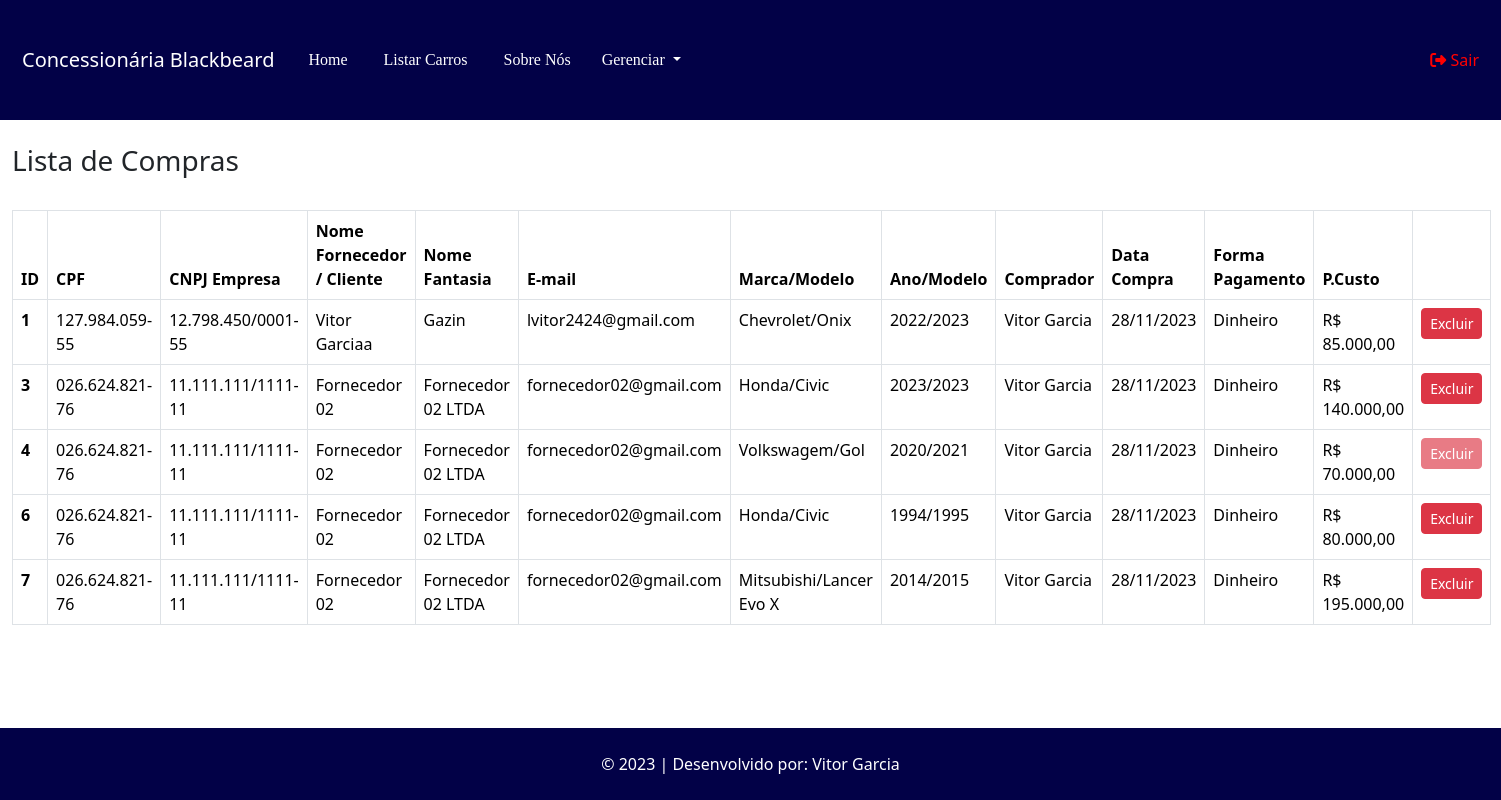
The page /compra/pesquisar (signed in) on the database its author committed.
### tables this page shows
CREATE TABLE `compra` (
  `id` int(11) NOT NULL,
  `id_carro` int(11) NOT NULL,
  `id_fornecedor` int(11) NOT NULL,
  `id_vendedor` int(11) NOT NULL,
  `data_compra` datetime NOT NULL DEFAULT current_timestamp(),
  `preco_custo` decimal(10,2) NOT NULL,
  `tipo_pagamento` varchar(12) NOT NULL
);

CREATE TABLE `fornecedor` (
  `id` int(11) NOT NULL,
  `nome` varchar(100) NOT NULL,
  `telefone` varchar(20) NOT NULL,
  `email` varchar(100) NOT NULL,
  `cpf` char(15) NOT NULL,
  `status` varchar(12) NOT NULL,
  `cep` varchar(10) DEFAULT NULL,
  `uf` varchar(2) DEFAULT NULL,
  `cidade` varchar(255) DEFAULT NULL,
  `bairro` varchar(255) DEFAULT NULL,
  `logradouro` varchar(255) DEFAULT NULL,
  `complemento` varchar(255) DEFAULT NULL,
  `numero` varchar(10) DEFAULT NULL,
  `cnpj` char(20) NOT NULL,
  `email_empresa` varchar(100) NOT NULL,
  `nome_fantasia` varchar(255) NOT NULL
);

CREATE TABLE `marca` (
  `id` int(11) NOT NULL,
  `nome` varchar(100) NOT NULL
);

CREATE TABLE `modelo` (
  `id` int(11) NOT NULL,
  `nome` varchar(100) NOT NULL,
  `id_marca` int(11) NOT NULL
);

CREATE TABLE `carro` (
  `id` int(11) NOT NULL,
  `id_modelo` int(11) NOT NULL,
  `ano_fabricacao` year(4) NOT NULL,
  `cor` varchar(50) NOT NULL,
  `preco_venda` decimal(10,2) NOT NULL,
  `quilometragem` int(11) NOT NULL,
  `modelo_direcao` varchar(50) NOT NULL,
  `modelo_transmissao` varchar(50) NOT NULL,
  `placa` varchar(12) NOT NULL,
  `observacoes` varchar(255) NOT NULL,
  `disponibilidade` varchar(50) NOT NULL,
  `tipo_freio` varchar(15) NOT NULL,
  `motor` varchar(15) NOT NULL,
  `tipo_combustivel` varchar(15) NOT NULL,
  `tipo_tracao` varchar(15) NOT NULL,
  `ano_modelo` year(4) NOT NULL
);

CREATE TABLE `vendedor` (
  `id` int(11) NOT NULL,
  `nome` varchar(100) NOT NULL,
  `telefone` varchar(20) NOT NULL,
  `email` varchar(100) NOT NULL,
  `cpf` char(15) NOT NULL,
  `status` varchar(12) NOT NULL,
  `cep` varchar(10) DEFAULT NULL,
  `uf` varchar(2) DEFAULT NULL,
  `cidade` varchar(255) DEFAULT NULL,
  `bairro` varchar(255) DEFAULT NULL,
  `logradouro` varchar(255) DEFAULT NULL,
  `complemento` varchar(255) DEFAULT NULL,
  `numero` varchar(10) DEFAULT NULL,
  `usuario` varchar(50) NOT NULL,
  `senha` varchar(255) NOT NULL
);

### App/Controllers/Controller.php (called while the page is built, shortened)
<?php
abstract class Controller
{
    private $viewVar;
    public function render($view)
    {
        $viewVar = $this->getViewVar();
        require_once PATH . '/App/Views/layouts/cabecalho.php';
        require_once PATH . '/App/Views/layouts/menu.php';
        require_once PATH . '/App/Views/' . $view . '.php';
        require_once PATH . '/App/Views/layouts/rodape.php';
    }
    public function getViewVar()
    {
        return $this->viewVar;
    }
    public function setViewParam($varName, $varValue)
    {
        if ($varName != "" && $varValue != "") {
            $this->viewVar[$varName] = $varValue;
        }
    }
}

### App/Controllers/CompraController.php (called while the page is built, shortened)
<?php
class CompraController extends Controller
{
    public function pesquisar()
    {
        $compraDAO = new CompraDAO();
        self::setViewParam('compra', $compraDAO->listarCarroPorVenda());
        $this->render('compra/pesquisar');
    }
}

### index.php (called while the page is built, shortened)
<?php
try {
    $app = new App();
    $app->run();
}catch (\Exception $e){
    $oError = new Erro($e);
    $oError->render();
}

### App/Models/DAO/BaseDAO.php (called while the page is built, shortened)
<?php
abstract class BaseDAO
{
    private $conexao;
    public function __construct()
    {
        $this->conexao = Conexao::getConnection();
    }
    public function select($sql)
    {
        if (!empty($sql)) {
            return $this->conexao->query($sql);
        }
    }
}

### App/Lib/Conexao.php (called while the page is built, shortened)
<?php
class Conexao
{
    private static $connection;
    public static function getConnection()
    {
        $pdoConfig = DB_DRIVER . ":" . "host=" . DB_HOST . ";";
        $pdoConfig .= "dbname=" . DB_NAME . ";";
        try {
            if (!isset(self::$connection)) {
                self::$connection = new PDO($pdoConfig, DB_USER, DB_PASSWORD);
                self::$connection->setAttribute(PDO::ATTR_ERRMODE, PDO::ERRMODE_EXCEPTION);
            }
            return self::$connection;
        } catch (PDOException $e) {
            throw new Exception("Erro de conexão com o banco de dados", 500);
        }
    }
}

### App/Models/DAO/CompraDAO.php (called while the page is built, shortened)
<?php
class CompraDAO extends BaseDAO{
    public function listarCarroPorVenda(){
        $resultado = $this->select(
            'SELECT c.*, IFNULL(venda.id, null) AS idVenda
            FROM compra c
            LEFT JOIN venda ON c.id_carro = venda.id_carro'
        );
        return $resultado->fetchAll(\PDO::FETCH_CLASS, Compra::class);
    }
}
?>

### App/Models/Entidades/Compra.php (called while the page is built, shortened)
<?php
class Compra {
    private $id;
    private $id_carro;
    private $id_fornecedor;
    private $id_vendedor;
    private $data_compra;
    private $preco_custo;
    private $tipo_pagamento;
    public function getId() {
        return $this->id;
    }
    public function getId_carro() {
        return $this->id_carro;
    }
    public function getId_fornecedor() {
        return $this->id_fornecedor;
    }
    public function getId_vendedor() {
        return $this->id_vendedor;
    }
    public function getData_compra() {
        return $this->data_compra;
    }
    public function getPreco_custo() {
        return $this->preco_custo;
    }
    public function getTipo_pagamento() {
        return $this->tipo_pagamento;
    }
    private $idVenda;
    public function getIdVenda(){
         return $this->idVenda;
    }
}
?>

### App/Models/DAO/FornecedorDAO.php (called while the page is built, shortened)
<?php
class FornecedorDAO extends BaseDAO{
    public function listar($id = null){
        if($id){
            $resultado = $this->select(
                "SELECT * FROM fornecedor WHERE id = $id"
            );
            return $resultado->fetchObject(Fornecedor::class);
        } else {
            $resultado = $this->select(
                'SELECT * FROM fornecedor'
            );
            return $resultado->fetchAll(\PDO::FETCH_CLASS, Fornecedor::class);
        }
        return false;
    }
}
?>

### App/Models/Entidades/Fornecedor.php (called while the page is built, shortened)
<?php
class Fornecedor{
     private $nome;
     private $nome_fantasia;
     private $email;
     private $cpf;
     private $cnpj;
   function getNome(){
        return $this->nome;
   }
    function getNome_fantasia(){
        return $this->nome_fantasia;
    }
   public function getEmail(){
        return $this->email;
   }
   public function getCpf(){
         return $this->cpf;
   }
    public function getCnpj(){
        return $this->cnpj;
    }
}
?>

### App/Models/DAO/CarroDAO.php (called while the page is built, shortened)
<?php
class CarroDAO extends BaseDAO{
    public function listar($id = null){
        if($id){
            $resultado = $this->select(
                "SELECT * FROM carro WHERE id = $id"
            );
            return $resultado->fetchObject(Carro::class);
        } else {
            $resultado = $this->select(
                'SELECT * FROM carro'
            );
            return $resultado->fetchAll(\PDO::FETCH_CLASS, Carro::class);
        }
        return false;
    }
}
?>

### App/Models/Entidades/Carro.php (called while the page is built, shortened)
<?php
class Carro{
     private $ano_fabricacao;
     private $ano_modelo;
     function getAno_fabricacao(){
          return $this->ano_fabricacao;
     }
     function getAno_modelo(){
          return $this->ano_modelo;
     }
     private $id_modelo;
     public function getId_modelo(){
          return $this->id_modelo;
     }
}
?>

### App/Models/DAO/ModeloDAO.php (called while the page is built, shortened)
<?php
class ModeloDAO extends BaseDAO{
    public function listar($id = null){
        if($id){
            $resultado = $this->select(
                "SELECT * FROM modelo WHERE id = $id"
            );
            return $resultado->fetchObject(Modelo::class);
        } else {
            $resultado = $this->select(
                'SELECT * FROM modelo'
            );
            return $resultado->fetchAll(\PDO::FETCH_CLASS, Modelo::class);
        }
        return false;
    }
}
?>

### App/Models/Entidades/Modelo.php (called while the page is built, shortened)
<?php
class Modelo{
     private $nome;
     private $id_marca;
     public function getNome(){
          return $this->nome;
     }
   function getId_marca(){
        return $this->id_marca;
   }
}
?>

### App/Models/DAO/MarcaDAO.php (called while the page is built, shortened)
<?php
class MarcaDAO extends BaseDAO{
    public function listar($id = null){
        if($id){
            $resultado = $this->select(
                "SELECT * FROM marca WHERE id = $id"
            );
            return $resultado->fetchObject(Marca::class);
        } else {
            $resultado = $this->select(
                'SELECT * FROM marca'
            );
            return $resultado->fetchAll(\PDO::FETCH_CLASS, Marca::class);
        }
        return false;
    }
}
?>

### App/Models/Entidades/Marca.php (called while the page is built, shortened)
<?php
class Marca{
     private $nome;
   function getNome(){
        return $this->nome;
   }
}
?>

### App/Models/DAO/VendedorDAO.php (called while the page is built, shortened)
<?php
class VendedorDAO extends BaseDAO{
    public function listar($id = null){
        if($id){
            $resultado = $this->select(
                "SELECT * FROM vendedor WHERE id = $id"
            );
            return $resultado->fetchObject(Vendedor::class);
        } else {
            $resultado = $this->select(
                'SELECT * FROM vendedor'
            );
            return $resultado->fetchAll(\PDO::FETCH_CLASS, Vendedor::class);
        }
        return false;
    }
}
?>

### App/Models/Entidades/Vendedor.php (called while the page is built, shortened)
<?php
class Vendedor{
     private $nome;
   function getNome(){
        return $this->nome;
   }
}
?>

### App/Views/compra/pesquisar.php (the view, shortened to what this page needs)
<?php
if (isset($_SESSION['login'])) {
?>
<div class="container-fluid">
<br>
<h3>Lista de Compras</h3>
<br>
<table class="table table-hover table-bordered">
  <thead>
    <tr>
      <th scope="col">ID</th>
      <th scope="col">CPF</th>
      <th scope="col">CNPJ Empresa</th>
      <th scope="col">Nome Fornecedor / Cliente</th>
      <th scope="col">Nome Fantasia</th>
      <th scope="col">E-mail</th>
      <th scope="col">Marca/Modelo</th>
      <th scope="col">Ano/Modelo</th>
      <th scope="col">Comprador</th>
      <th scope="col">Data Compra</th>
      <th scope="col">Forma Pagamento</th>
      <th scope="col">P.Custo</th>
      <th scope="col"></th>
    </tr>
  </thead>
  <tbody>
<?php if (!count($viewVar['compra'])) { ?>
                <div class="alert alert-info" role="alert">Nenhuma compra encontrado!</div>
            <?php
                }else{
              foreach($viewVar['compra'] as $compra){
                $carroDAO = new CarroDAO();
                $carro = $carroDAO->listar($compra->getId_carro());
                $modeloDAO = new ModeloDAO();
                $modelo = $modeloDAO->listar($carro->getId_modelo());
                $marcaDAO = new MarcaDAO();
                $marca = $marcaDAO->listar($modelo->getId_marca());
                $fornecedorDAO = new FornecedorDAO();
                $fornecedor = $fornecedorDAO->listar($compra->getId_fornecedor());
                $vendedorDAO = new VendedorDAO();
                $vendedor = $vendedorDAO->listar($compra->getId_vendedor());
            ?>
    <tr>
      <th scope="row"><?php echo $compra->getId(); ?></th>
      <td><?php echo $fornecedor->getCpf(); ?></td>
      <td><?php echo $fornecedor->getCnpj(); ?></td>
      <td><?php echo $fornecedor->getNome(); ?></td>
      <td><?php echo $fornecedor->getNome_fantasia(); ?></td>
      <td><?php echo $fornecedor->getEmail(); ?></td>
      <td><?php echo $marca->getNome() . "/" . $modelo->getNome(); ?></td>
      <td><?php echo $carro->getAno_fabricacao() . "/" . $carro->getAno_modelo(); ?></td>
      <td><?php echo $vendedor->getNome(); ?></td>
      <td><?php echo date('d/m/Y', strtotime($compra->getData_compra())) ; ?></td>
      <td><?php echo $compra->getTipo_pagamento(); ?></td>
      <td><?php echo "R$ " . number_format($compra->getPreco_custo(), 2, ',', '.'); ?></td>
      <td>
      <?php if(!is_null($compra->getIdVenda())){ ?>
          <span class="d-inline-block" tabindex="0" data-toggle="tooltip" title="Não é possível excluir Compra que possui Venda vinculada!">
              <a class="btn btn-danger btn-sm disabled">Excluir</a>
          </span>
          <?php }else{ ?>
            <a href="http://<?php echo APP_HOST; ?>/compra/exclusao/<?php echo $compra->getId(); ?>" class="btn btn-danger btn-sm">Excluir</a>
          <?php } ?>
       </td>
    </tr>
    <?php
    }
  }
?>
  </tbody>
</table>
</div>
<?php
    }
?>
<br>

### rows shown on the page
compra: id "1", id_fornecedor.cpf "127.984.059-55", id_fornecedor.cnpj "12.798.450/0001-55", id_fornecedor.nome "Vitor Garciaa", id_fornecedor.nome_fantasia "Gazin", id_fornecedor.email "lvitor2424@gmail.com", marca.nome "Chevrolet", modelo.nome "Onix", id_carro.ano_fabricacao "2022", id_carro.ano_modelo "2023", id_vendedor.nome "Vitor Garcia", data_compra "28/11/2023", tipo_pagamento "Dinheiro", preco_custo "85.000,00"
compra: id "3", id_fornecedor.cpf "026.624.821-76", id_fornecedor.cnpj "11.111.111/1111-11", id_fornecedor.nome "Fornecedor 02", id_fornecedor.nome_fantasia "Fornecedor 02 LTDA", id_fornecedor.email "fornecedor02@gmail.com", marca.nome "Honda", modelo.nome "Civic", id_carro.ano_fabricacao "2023", id_carro.ano_modelo "2023", id_vendedor.nome "Vitor Garcia", data_compra "28/11/2023", tipo_pagamento "Dinheiro", preco_custo "140.000,00"
compra: id "4", id_fornecedor.cpf "026.624.821-76", id_fornecedor.cnpj "11.111.111/1111-11", id_fornecedor.nome "Fornecedor 02", id_fornecedor.nome_fantasia "Fornecedor 02 LTDA", id_fornecedor.email "fornecedor02@gmail.com", marca.nome "Volkswagem", modelo.nome "Gol", id_carro.ano_fabricacao "2020", id_carro.ano_modelo "2021", id_vendedor.nome "Vitor Garcia", data_compra "28/11/2023", tipo_pagamento "Dinheiro", preco_custo "70.000,00", shows "Excluir"
compra: id "6", id_fornecedor.cpf "026.624.821-76", id_fornecedor.cnpj "11.111.111/1111-11", id_fornecedor.nome "Fornecedor 02", id_fornecedor.nome_fantasia "Fornecedor 02 LTDA", id_fornecedor.email "fornecedor02@gmail.com", marca.nome "Honda", modelo.nome "Civic", id_carro.ano_fabricacao "1994", id_carro.ano_modelo "1995", id_vendedor.nome "Vitor Garcia", data_compra "28/11/2023", tipo_pagamento "Dinheiro", preco_custo "80.000,00"
compra: id "7", id_fornecedor.cpf "026.624.821-76", id_fornecedor.cnpj "11.111.111/1111-11", id_fornecedor.nome "Fornecedor 02", id_fornecedor.nome_fantasia "Fornecedor 02 LTDA", id_fornecedor.email "fornecedor02@gmail.com", marca.nome "Mitsubishi", modelo.nome "Lancer Evo X", id_carro.ano_fabricacao "2014", id_carro.ano_modelo "2015", id_vendedor.nome "Vitor Garcia", data_compra "28/11/2023", tipo_pagamento "Dinheiro", preco_custo "195.000,00"
